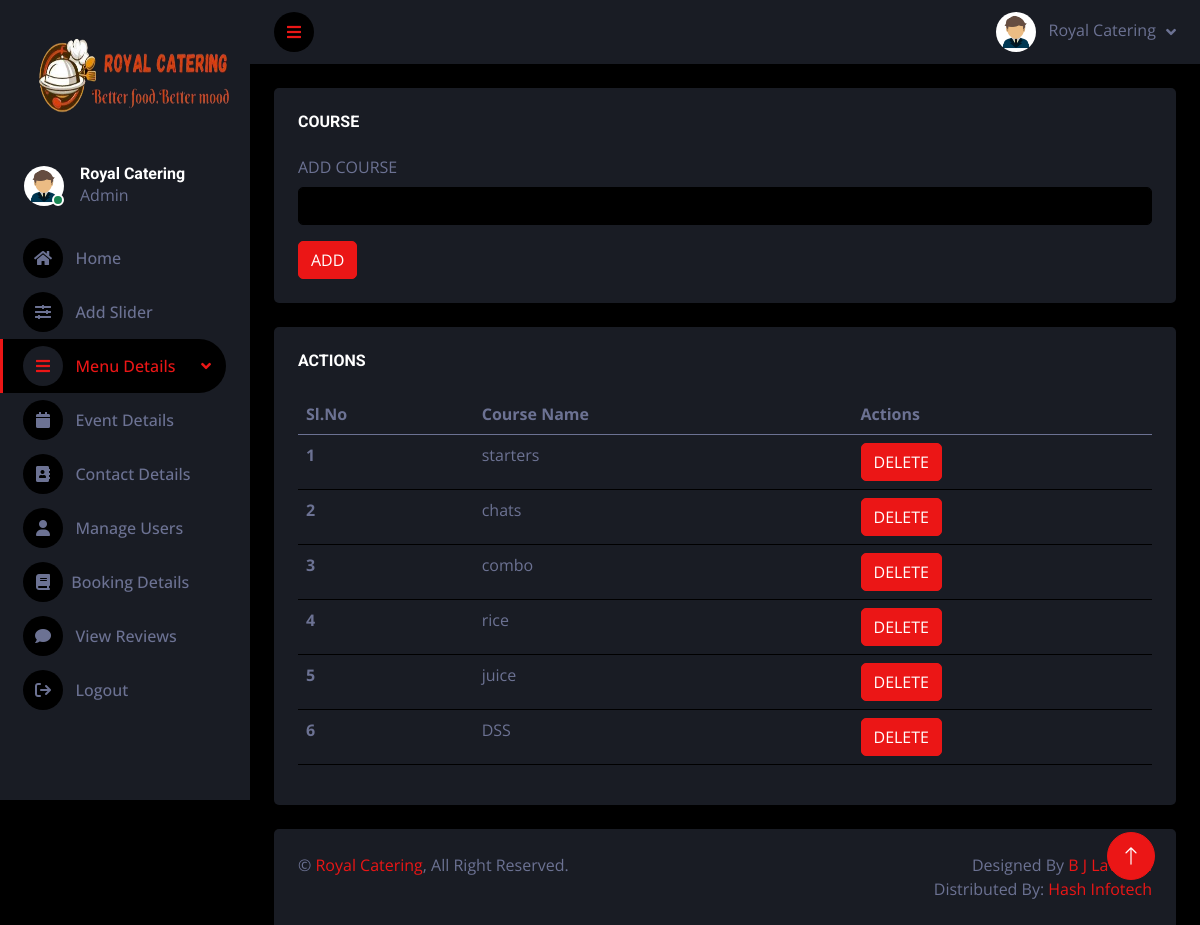
Page /admin/addcourse.php (signed in) on the committed database.
### tables this page shows
CREATE TABLE `addcourse` (
  `id` int(20) NOT NULL,
  `course` varchar(50) NOT NULL
);

### admin/addcourse.php (the view, shortened to what this page needs)
<?php
if(isset($_SESSION['royaladmin']))
{
?>
<!DOCTYPE html>
<html lang="en">
<head>
    <link rel="stylesheet" href="https://cdnjs.cloudflare.com/ajax/libs/font-awesome/6.5.1/css/all.min.css" />
    <link href="https://cdnjs.cloudflare.com/ajax/libs/font-awesome/5.10.0/css/all.min.css" rel="stylesheet">
    <link href="https://cdn.jsdelivr.net/npm/bootstrap-icons@1.4.1/font/bootstrap-icons.css" rel="stylesheet">
    <link href="lib/owlcarousel/assets/owl.carousel.min.css" rel="stylesheet">
    <link href="lib/tempusdominus/css/tempusdominus-bootstrap-4.min.css" rel="stylesheet" />
    <link href="css/bootstrap.min.css" rel="stylesheet">
    <link href="css/style.css" rel="stylesheet">
</head>
<body>
    <div class="container-fluid position-relative d-flex p-0">
        <div class="sidebar pe-4 pb-3">
            <nav class="navbar bg-secondary navbar-dark">
                <a href="index.html" class="navbar-brand mx-4 mb-3">
                    <img src="logoroyal4.png" alt="logo" width="220px;" height="130px">
                </a>
                <div class="d-flex align-items-center ms-4 mb-4">
                    <div class="position-relative">
                        <img class="rounded-circle" src="adminlogo.jpg" alt="" style="width: 40px; height: 40px;">
                        <div class="bg-success rounded-circle border border-2 border-white position-absolute end-0 bottom-0 p-1"></div>
                    </div>
                    <div class="ms-3">
                        <h6 class="mb-0">Royal Catering</h6>
                        <span>Admin</span>
                    </div>
                </div>
                <div class="navbar-nav w-100">
                    <a href="home.php" class="nav-item nav-link "><i class="fa fa-home"></i>&nbsp;&nbsp;&nbsp;Home</a>
					<a href="addslider.php" class="nav-item nav-link "><i class="fa fa-sliders" aria-hidden="true"></i>&nbsp;&nbsp;&nbsp;Add Slider</a>
                    <div class="nav-item dropdown">
                        <a href="#" class="nav-link dropdown-toggle active" data-bs-toggle="dropdown"><i class="fa fa-bars"></i>&nbsp;&nbsp;&nbsp;Menu Details</a>
                    </div>
					<a href="events.php" class="nav-item nav-link"><i class="fa fa-calendar"></i>&nbsp;&nbsp;&nbsp;Event Details</a>
					<a href="contactdetails.php" class="nav-item nav-link"><i class="fa fa-address-book"></i>&nbsp;&nbsp;&nbsp;Contact Details</a>
					<a href="manageusers.php" class="nav-item nav-link "><i class="fa-solid fa-user"></i>&nbsp;&nbsp;&nbsp;Manage Users</a>
					<a href="viewbooking.php" class="nav-item nav-link"><i class="fa-solid fa-book"></i>&nbsp;&nbsp;Booking Details</a>
                    <a href="viewreviews.php" class="nav-item nav-link"><i class="fa fa-comment"></i>&nbsp;&nbsp;&nbsp;View Reviews</a>
                    <a href="logout.php" class="nav-item nav-link"><i class="fa fa-sign-out"></i>&nbsp;&nbsp;&nbsp;Logout</a>
                </div>
            </nav>
        </div>
        <div class="content">
            <nav class="navbar navbar-expand bg-secondary navbar-dark sticky-top px-4 py-0">
                <a href="#" class="sidebar-toggler flex-shrink-0">
                    <i class="fa fa-bars"></i>
                </a>
                <div class="navbar-nav align-items-center ms-auto">
                    <div class="nav-item dropdown">
                        <a href="#" class="nav-link dropdown-toggle" data-bs-toggle="dropdown">
                            <img class="rounded-circle me-lg-2" src="adminlogo.jpg" alt="" style="width: 40px; height: 40px;">
                            <span class="d-none d-lg-inline-flex">Royal Catering</span>
                        </a>
                    </div>
                </div>
            </nav>
            <div class="container-fluid pt-4 px-4">
                <div class="row g-4">
                    <div class="col-sm-12 col-xl-12">
                        <div class="bg-secondary rounded h-100 p-4">
                            <h6 class="mb-4">COURSE</h6>
                            <form method="post" action="#">
                                <div class="mb-3">
                                    <label for="exampleInputPassword1" class="form-label">ADD COURSE</label>
                                    <input type="text" name="course" class="form-control" id="exampleInputPassword1">
                                </div>
                                <button type="submit" name="add" class="btn btn-primary">ADD</button>
                            </form>
                        </div>
                    </div>
                    <div class="col-sm-12 col-xl-12">
                        <div class="bg-secondary rounded h-100 p-4">
                            <h6 class="mb-4">ACTIONS</h6>
                            <table class="table table-hover">
                                <thead>
                                    <tr>
                                        <th scope="col">Sl.No</th>
                                        <th scope="col">Course Name</th>
                                        <th scope="col">Actions</th>
                                    </tr>
                                </thead>
                                <tbody>
								<?php
								include 'config.php';
								$sql1 = "select * from addcourse";
								$result1 = mysqli_query($con,$sql1);
								$num1=mysqlI_num_rows($result1);
								$sl=0;
								if($num1 > 0)
								{
								while($row1 = mysqli_fetch_array($result1))
								{
								$sl+=1;
								$course=$row1['course'];
	?>
                                    <tr>
                                        <th scope="row"><?php echo $sl; ?></th>
                                        <td><?php echo $course; ?></td>
                                        <td>
										<form action="#" method="post">
                                        <button type="submit" name="delete" class="btn btn-primary">DELETE</button>
										</form>
										</td>
                                    </tr>
                                     <?php
								}
								}
								?>
                                </tbody>
                            </table>
                        </div>
                    </div>
                </div>
            </div>
            <div class="container-fluid pt-4 px-4">
                <div class="bg-secondary rounded-top p-4">
                    <div class="row">
                        <div class="col-12 col-sm-6 text-center text-sm-start">
                            &copy; <a href="#">Royal Catering</a>, All Right Reserved.
                        </div>
                        <div class="col-12 col-sm-6 text-center text-sm-end">
                            Designed By <a href="https://htmlcodex.com">B J Lavanya</a>
                            <br>Distributed By: <a href="https://themewagon.com" target="_blank">Hash Infotech</a>
                        </div>
                    </div>
                </div>
            </div>
        </div>
        <a href="#" class="btn btn-lg btn-primary btn-lg-square back-to-top"><i class="bi bi-arrow-up"></i></a>
    </div>
</body>
</html>
<?php
}
else
{
	echo"<script>location.href='index.php';</script>";
}
?>

### admin/css/style.css (style rules this page uses)
:root { --primary: #EB1616; --secondary: #191C24; --light: #6C7293; --dark: #000000; }
.back-to-top { position: fixed; display: none; right: 45px; bottom: 45px; z-index: 99; }
.btn { transition: .5s; }
.btn-lg-square { width: 48px; height: 48px; }
.btn-square, .btn-sm-square, .btn-lg-square { padding: 0; display: inline-flex; align-items: center; justify-content: center; font-weight: normal; border-radius: 50px; }
.sidebar { position: fixed; top: 0; left: 0; bottom: 0; width: 250px; height: 100vh; overflow-y: auto; background: var(--secondary); transition: 0.5s; z-index: 999; }
.content { margin-left: 250px; min-height: 100vh; background: var(--dark); transition: 0.5s; }
@media (min-width: 992px) { .sidebar { margin-left: 0; } }
@media (min-width: 992px) { .content { width: calc(100% - 250px); } }
.sidebar .navbar .navbar-nav .nav-link { padding: 7px 20px; color: var(--light); font-weight: 500; border-left: 3px solid var(--secondary); border-radius: 0 30px 30px 0; outline: none; }
.sidebar .navbar .navbar-nav .nav-link:hover, .sidebar .navbar .navbar-nav .nav-link.active { color: var(--primary); background: var(--dark); border-color: var(--primary); }
.sidebar .navbar .navbar-nav .nav-link i { width: 40px; height: 40px; display: inline-flex; align-items: center; justify-content: center; background: var(--dark); border-radius: 40px; }
.sidebar .navbar .navbar-nav .nav-link:hover i, .sidebar .navbar .navbar-nav .nav-link.active i { background: var(--secondary); }
.sidebar .navbar .dropdown-toggle::after { position: absolute; top: 15px; right: 15px; border: none; content: "\f107"; font-family: "Font Awesome 5 Free"; font-weight: 900; transition: .5s; }
.content .navbar .navbar-nav .nav-link { margin-left: 25px; padding: 12px 0; color: var(--light); outline: none; }
.content .navbar .sidebar-toggler, .content .navbar .navbar-nav .nav-link i { width: 40px; height: 40px; display: inline-flex; align-items: center; justify-content: center; background: var(--dark); border-radius: 40px; }
.content .navbar .dropdown-toggle::after { margin-left: 6px; vertical-align: middle; border: none; content: "\f107"; font-family: "Font Awesome 5 Free"; font-weight: 900; transition: .5s; }

### rows in the picture
addcourse: course "starters"
addcourse: course "chats"
addcourse: course "combo"
addcourse: course "rice"
addcourse: course "juice"
addcourse: course "DSS"
